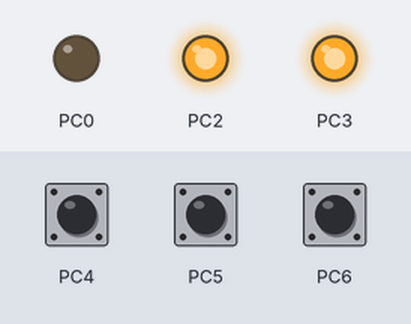
This program was run on a simulated ATmega32, CodeVisionAVR source translated, built with avr-gcc and emulated at 8 MHz. Parts: output pins drawn as LEDs (lit = HIGH). The test bench sets the inputs (shaded band); at power-on: PC4 HIGH, PC5 HIGH, PC6 HIGH.

Above: at 1.2 s.
1.3 s: PC4 pulled LOW for 0.15 s
At 2.1 s:
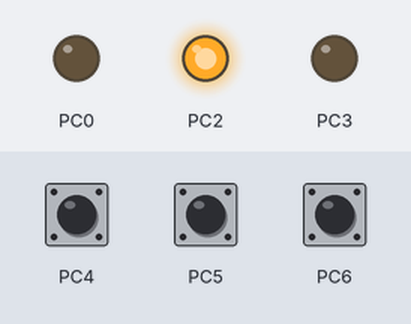
2.9 s: PC5 pulled LOW for 0.15 s
At 3.3 s:
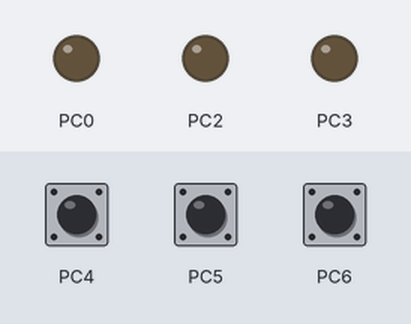
4.5 s: PC6 pulled LOW for 0.15 s
At 5.7 s:
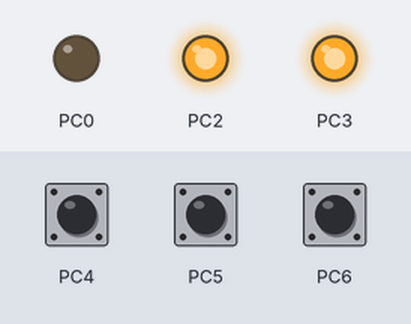
6.1 s: PC5 pulled LOW for 1 s
At 8.2 s:
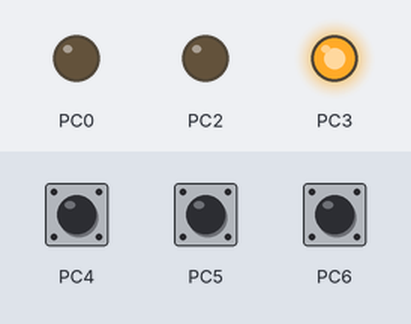
8.6 s: PC4 pulled LOW for 1 s
At 10.1 s:
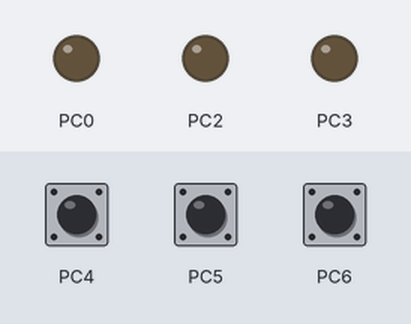
Timing chart, 0 to 11.6 s (numbered marks = the images above; inputs shaded):
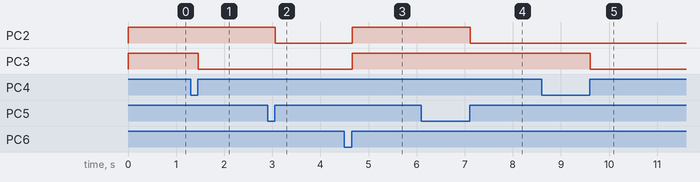

Measured:
- after the input at 1.3 s, PC3: HIGH → LOW after 0.16 s
- after the input at 2.9 s, PC2: HIGH → LOW after 0.16 s
- after the input at 4.5 s, PC2, PC3: LOW → HIGH after 0.16 s
- after the input at 6.1 s, PC2: HIGH → LOW after 1.0 s
- after the input at 8.6 s, PC3: HIGH → LOW after 1.0 s

The program:

main.c
```c
/*****************************************************
Chip type               : ATmega32
AVR Core Clock frequency: 8.000000 MHz
Memory model            : Small
External RAM size       : 0
Data Stack size         : 512
*****************************************************/

#include <mega32.h>
#include <delay.h>

eeprom unsigned char led_state;

void main(void)
{
int i=0;

DDRC=0x0D;
PORTC=0x7C;       //pins(0,2) defined out with zero value and pins(4,5,6) defined in with pull up.

PORTC &=led_state;
delay_ms(10);

while (1)
      {
       if(PINC.4==0)    //mark pin(4) when pushed.
       {
          i=1;
       }
       if(PINC.4==1 && i==1)     //detect pin(4) as a user selected pin when released.
       {
          i=0;
          led_state &=0xF7;
          delay_ms(10);
          PORTC &=0xF7;
       }

       if(PINC.5==0)
       {
          i=2;
       }
       if(PINC.5==1 && i==2)
       {
          i=0;
          led_state &=0xFB;
          delay_ms(10);
          PORTC &=0xFB;
       }

       if(PINC.6==0)
       {
          i=3;
       }
       if(PINC.6==1 && i==3)
       {
          i=0;
          led_state =0xFF;
          delay_ms(10);
          PORTC |=0x0C;
       }
      }//end of while(1).
}
```
